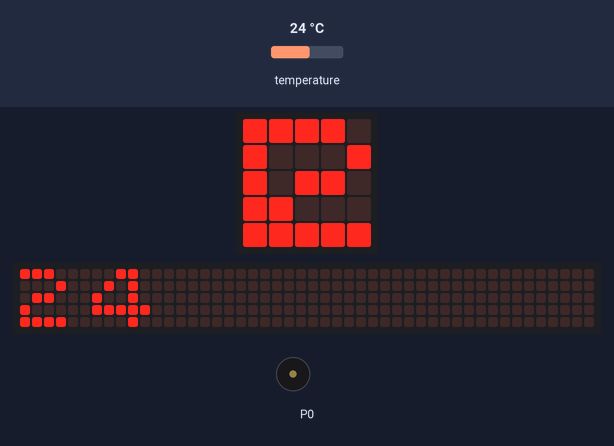
Recording of a program running on a simulated BBC micro:bit (MakeCode). Parts: the board's 5×5 LED display, a strip that is not on the board, showing the scrolling text unrolled, buzzer (waves = sounding). The test bench sets the inputs (shaded band); at power-on: temperature 24 °C. The 48×5 strip is a reading aid, not a part: it shows the text the display is scrolling, unrolled, one strip-width of it at a time.

Above: at 1.27 s.
1.3 s: temperature set to 12 °C
At 7.04 s:
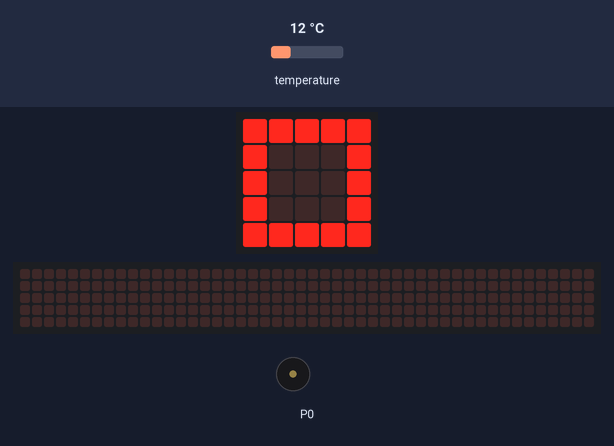
8.1 s: temperature set to 19 °C
At 10.57 s:
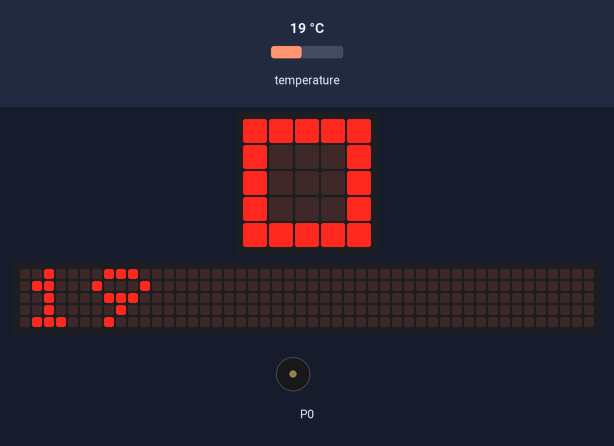
12.4 s: temperature set to 28 °C
At 13.87 s:
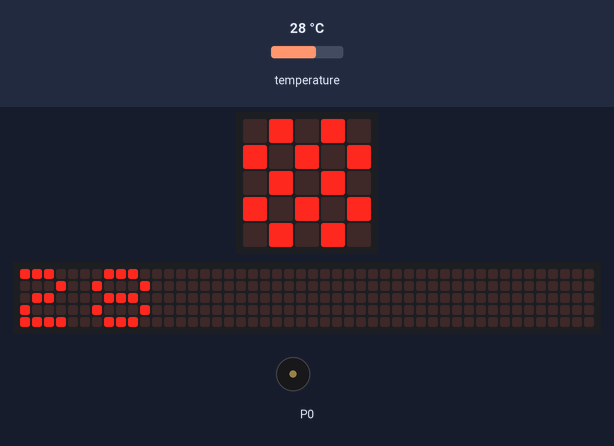
Timing chart, 0 to 21.6 s (numbered marks = the images above; inputs shaded):
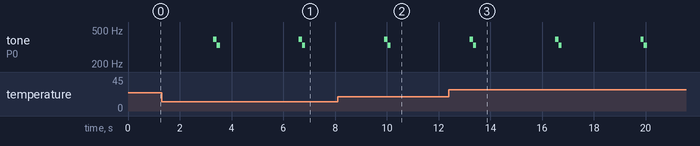

Measured:
- by itself, tone on P0: repeats every 3.3 s: 330 Hz 0.13 s, silent 3.0 s, 392 Hz 0.13 s
- what the display in image 1 shows lasts 0.6 s, from 6.6 s to 7.2 s

The program:

main.ts
```typescript
let tenperatura_neurtu = 0
music.setVolume(37)
basic.forever(function () {
    if (tenperatura_neurtu < 17) {
        basic.showIcon(IconNames.Square)
    } else if (tenperatura_neurtu > 17) {
        basic.showIcon(IconNames.Chessboard)
    }
})
basic.forever(function () {
    tenperatura_neurtu = input.temperature()
    basic.showString("" + (tenperatura_neurtu))
    if (tenperatura_neurtu) {
        music.playTone(392, music.beat(BeatFraction.Quarter))
        music.playTone(330, music.beat(BeatFraction.Quarter))
    }
    if (tenperatura_neurtu == 17) {
        music.playTone(392, music.beat(BeatFraction.Quarter))
        music.playTone(330, music.beat(BeatFraction.Quarter))
    }
})
```

test.ts
```typescript
// aquí va el archivo "tests"; esto no se compilará cuando este paquete se utilice como una extensión.
```
